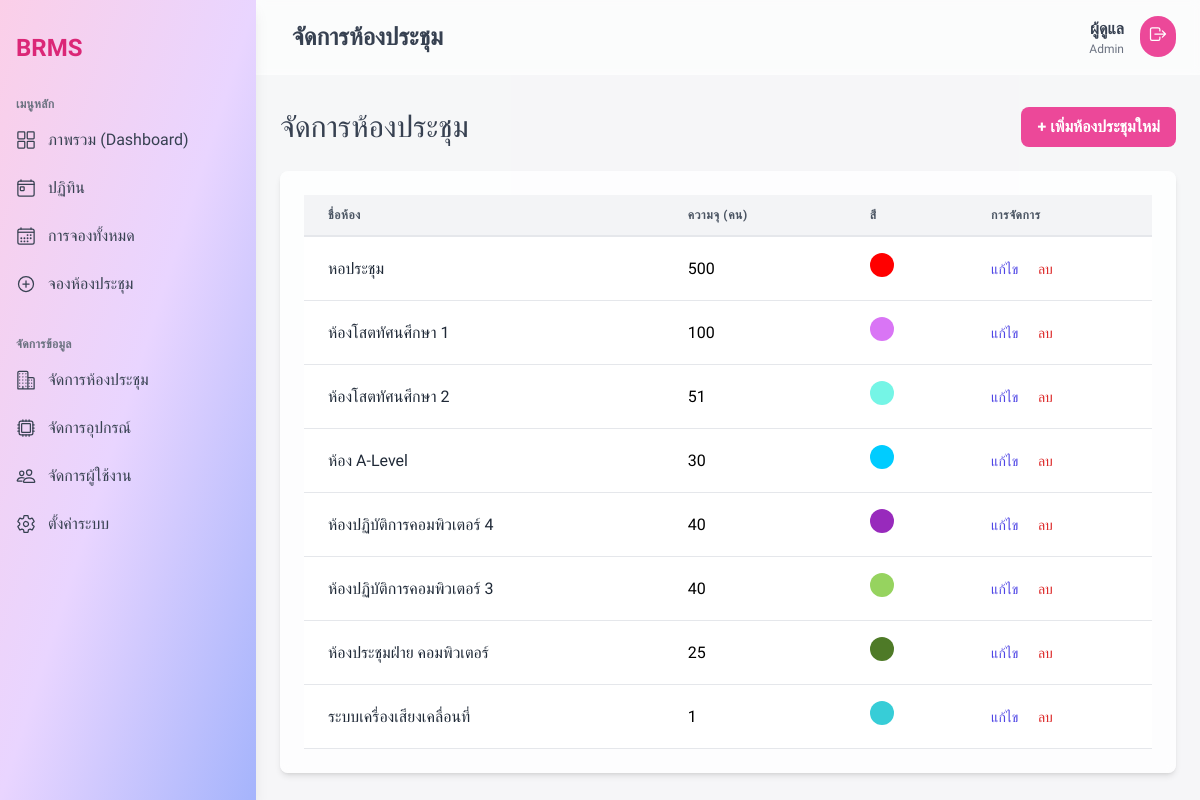
The page /roomcontroller/index (signed in) on the database its author committed.
### tables this page shows
CREATE TABLE `rooms` (
  `id` int NOT NULL,
  `name` varchar(255) NOT NULL,
  `capacity` int NOT NULL,
  `description` text,
  `created_at` timestamp NOT NULL DEFAULT CURRENT_TIMESTAMP,
  `updated_at` timestamp NOT NULL DEFAULT CURRENT_TIMESTAMP ON UPDATE CURRENT_TIMESTAMP,
  `color` varchar(7) DEFAULT '#000000'
);

### app/controllers/RoomController.php (called while the page is built, shortened)
<?php
class RoomController extends Controller {
    public function __construct(){
        $this->roomModel = $this->model('Room');
    }
    public function index(){
        $rooms = $this->roomModel->getRooms();
        $data = [
            'title' => 'จัดการห้องประชุม',
            'rooms' => $rooms
        ];
        $this->view('rooms/index', $data);
    }
}

### app/core/App.php (called while the page is built, shortened)
<?php
class App {
    protected $currentMethod = 'index';
    public function __construct(){
        $url = $this->getUrl();
        if(isset($url[0]) && file_exists(APPROOT . '/controllers/' . ucwords($url[0]) . '.php')){
            unset($url[0]);
        }
        $this->currentController = new $this->currentController;
        if(isset($url[1])){
            if(method_exists($this->currentController, $url[1])){
                $this->currentMethod = $url[1];
                unset($url[1]);
            }
        }
        $this->params = $url ? array_values($url) : [];
        call_user_func_array([$this->currentController, $this->currentMethod], $this->params);
    }
    public function getUrl(){
        if(isset($_GET['url'])){
            $url = rtrim($_GET['url'], '/');
            $url = filter_var($url, FILTER_SANITIZE_URL);
            $url = explode('/', $url);
            return $url;
        }
    }
}

### public/index.php (called while the page is built, shortened)
<?php
$init = new App;

### app/core/Database.php (called while the page is built, shortened)
<?php
class Database {
    private $host = DB_HOST;
    private $user = DB_USER;
    private $pass = DB_PASS;
    private $dbname = DB_NAME;
    private $dbh;
    private $stmt;
    public function __construct(){
        $dsn = 'mysql:host=' . $this->host . ';dbname=' . $this->dbname . ';charset=utf8mb4';
        $options = array(
            PDO::ATTR_PERSISTENT => true,
            PDO::ATTR_ERRMODE => PDO::ERRMODE_EXCEPTION,
            PDO::ATTR_DEFAULT_FETCH_MODE => PDO::FETCH_OBJ
        );
        try{
            $this->dbh = new PDO($dsn, $this->user, $this->pass, $options);
        } catch(PDOException $e){
            $this->error = $e->getMessage();
            echo $this->error;
        }
    }
    public function query($sql){
        $this->stmt = $this->dbh->prepare($sql);
    }
    public function execute(){
        return $this->stmt->execute();
    }
    public function resultSet(){
        $this->execute();
        return $this->stmt->fetchAll();
    }
}

### app/models/Room.php (called while the page is built, shortened)
<?php
class Room {
    private $db;
    public function __construct(){
        $this->db = new Database;
    }
    public function getRooms(){
        $this->db->query('SELECT * FROM rooms ORDER BY id ASC');
        return $this->db->resultSet();
    }
}

### app/views/rooms/index.php (the view)
<?php require APPROOT . '/views/templates/layout_admin/header.php'; ?>
<div class="flex justify-between items-center mb-6">
    <h3 class="text-gray-700 text-3xl font-medium"><?php echo $data['title']; ?></h3>
    <a href="<?php echo URLROOT; ?>/roomcontroller/create" class="bg-pink-500 text-white font-bold py-2 px-4 rounded-lg hover:bg-pink-600 transition duration-300">
        + เพิ่มห้องประชุมใหม่
    </a>
</div>
<div class="bg-white/80 backdrop-blur-sm rounded-lg shadow-md p-6">
    <div class="overflow-x-auto">
        <table class="min-w-full">
            <thead class="bg-gray-100">
                <tr>
                    <th class="px-6 py-3 border-b-2 border-gray-200 text-left text-xs font-semibold text-gray-600 uppercase tracking-wider">ชื่อห้อง</th>
                    <th class="px-6 py-3 border-b-2 border-gray-200 text-left text-xs font-semibold text-gray-600 uppercase tracking-wider">ความจุ (คน)</th>
                    <th class="px-6 py-3 border-b-2 border-gray-200 text-left text-xs font-semibold text-gray-600 uppercase tracking-wider">สี</th>
                    <th class="px-6 py-3 border-b-2 border-gray-200 text-left text-xs font-semibold text-gray-600 uppercase tracking-wider">การจัดการ</th>
                </tr>
            </thead>
            <tbody class="bg-white">
                <?php foreach($data['rooms'] as $room) : ?>
                <tr>
                    <td class="px-6 py-4 whitespace-nowrap border-b border-gray-200">
                        <span class="font-medium text-gray-800"><?php echo $room->name; ?></span>
                    </td>
                    <td class="px-6 py-4 whitespace-nowrap border-b border-gray-200">
                        <?php echo $room->capacity; ?>
                    </td>
                    <td class="px-6 py-4 whitespace-nowrap border-b border-gray-200">
                        <span class="w-6 h-6 rounded-full inline-block" style="background-color: <?php echo $room->color; ?>"></span>
                    </td>
                    <td class="px-6 py-4 whitespace-nowrap border-b border-gray-200 text-sm font-medium">
                        <a href="<?php echo URLROOT; ?>/roomcontroller/edit/<?php echo $room->id; ?>" class="text-indigo-600 hover:text-indigo-900">แก้ไข</a>
                        <form action="<?php echo URLROOT; ?>/roomcontroller/delete/<?php echo $room->id; ?>" method="post" class="inline-block ml-4" onsubmit="return confirm('คุณแน่ใจว่าต้องการลบห้องนี้?');">
                            <button type="submit" class="text-red-600 hover:text-red-900">ลบ</button>
                        </form>
                    </td>
                </tr>
                <?php endforeach; ?>
            </tbody>
        </table>
    </div>
</div>
<?php require APPROOT . '/views/templates/layout_admin/footer.php'; ?>

### app/core/Controller.php (shortened to what this page needs)
<?php
class Controller
{
    public function model($model)
    {
        return new $model();
    }
    public function view($view, $data = [])
    {
        if (file_exists(APPROOT . '/views/' . $view . '.php')) {
            require_once APPROOT . '/views/' . $view . '.php';
        } else {
            die('View does not exist: ' . APPROOT . '/views/' . $view . '.php');
        }
    }
}

### app/views/templates/layout_admin/header.php (shortened to what this page needs)
<!DOCTYPE html>
<html lang="th">
<head>
    <script src="https://cdn.tailwindcss.com"></script>
</head>
<body class="bg-gradient-to-br from-pink-100 via-purple-100 to-indigo-200">
<div class="flex h-screen bg-gray-50">
    <?php require APPROOT . '/views/templates/layout_admin/sidebar.php'; ?>
    <div class="flex-1 flex flex-col overflow-hidden">
        <?php require APPROOT . '/views/templates/layout_admin/navbar.php'; ?>
        <main class="flex-1 overflow-x-hidden overflow-y-auto bg-gray-100/50">
            <div class="container mx-auto px-6 py-8">

### app/views/templates/layout_admin/sidebar.php (shortened to what this page needs)
<div id="sidebar" class="fixed inset-y-0 left-0 z-30 w-64 px-4 py-8 overflow-y-auto bg-gradient-to-br from-pink-200 via-purple-200 to-indigo-300 backdrop-blur-lg shadow-lg transform -translate-x-full md:relative md:translate-x-0 transition-transform duration-200 ease-in-out">
    <div class="flex items-center justify-between">
        <a href="<?php echo URLROOT; ?>/pagecontroller/dashboard" class="text-2xl font-bold text-pink-600">
            BRMS
        </a>
    </div>
    <nav class="mt-8">
        <h3 class="text-xs font-semibold text-gray-500 uppercase tracking-wide">เมนูหลัก</h3>
        <div class="mt-2 -mx-3">
            <a href="<?php echo URLROOT; ?>/pagecontroller/dashboard" class="flex justify-between items-center px-3 py-2 text-gray-700 rounded-lg hover:bg-pink-200/50">
                <span class="flex items-center">
                    <ion-icon name="grid-outline" class="w-5 h-5"></ion-icon>
                    <span class="mx-3 font-medium">ภาพรวม (Dashboard)</span>
                </span>
            </a>
            <a href="<?php echo URLROOT; ?>/calendarcontroller/index" class="flex justify-between items-center px-3 py-2 mt-2 text-gray-700 rounded-lg hover:bg-pink-200/50">
                 <span class="flex items-center">
                    <ion-icon name="today-outline" class="w-5 h-5"></ion-icon>
                    <span class="mx-3 font-medium">ปฏิทิน</span>
                </span>
            </a>
            <a href="<?php echo URLROOT; ?>/bookingcontroller/index" class="flex justify-between items-center px-3 py-2 mt-2 text-gray-700 rounded-lg hover:bg-pink-200/50">
                 <span class="flex items-center">
                    <ion-icon name="calendar-outline" class="w-5 h-5"></ion-icon>
                    <span class="mx-3 font-medium">การจองทั้งหมด</span>
                </span>
            </a>
             <a href="<?php echo URLROOT; ?>/bookingcontroller/create" class="flex justify-between items-center px-3 py-2 mt-2 text-gray-700 rounded-lg hover:bg-pink-200/50">
                 <span class="flex items-center">
                    <ion-icon name="add-circle-outline" class="w-5 h-5"></ion-icon>
                    <span class="mx-3 font-medium">จองห้องประชุม</span>
                </span>
            </a>
        </div>
        <?php if(isset($_SESSION['user_role']) && $_SESSION['user_role'] == 'admin') : ?>
        <h3 class="mt-8 text-xs font-semibold text-gray-500 uppercase tracking-wide">จัดการข้อมูล</h3>
        <div class="mt-2 -mx-3">
            <a href="<?php echo URLROOT; ?>/roomcontroller/index" class="flex justify-between items-center px-3 py-2 text-gray-700 rounded-lg hover:bg-pink-200/50">
                <span class="flex items-center">
                    <ion-icon name="business-outline" class="w-5 h-5"></ion-icon>
                    <span class="mx-3 font-medium">จัดการห้องประชุม</span>
                </span>
            </a>
            <a href="<?php echo URLROOT; ?>/equipmentcontroller/index" class="flex justify-between items-center px-3 py-2 mt-2 text-gray-700 rounded-lg hover:bg-pink-200/50">
                 <span class="flex items-center">
                    <ion-icon name="hardware-chip-outline" class="w-5 h-5"></ion-icon>
                    <span class="mx-3 font-medium">จัดการอุปกรณ์</span>
                </span>
            </a>
             <a href="<?php echo URLROOT; ?>/usercontroller/index" class="flex justify-between items-center px-3 py-2 mt-2 text-gray-700 rounded-lg hover:bg-pink-200/50">
                 <span class="flex items-center">
                    <ion-icon name="people-outline" class="w-5 h-5"></ion-icon>
                    <span class="mx-3 font-medium">จัดการผู้ใช้งาน</span>
                </span>
            </a>
            <a href="<?php echo URLROOT; ?>/settingcontroller/index" class="flex justify-between items-center px-3 py-2 mt-2 text-gray-700 rounded-lg hover:bg-pink-200/50">
                 <span class="flex items-center">
                    <ion-icon name="settings-outline" class="w-5 h-5"></ion-icon>
                    <span class="mx-3 font-medium">ตั้งค่าระบบ</span>
                </span>
            </a>
        </div>
        <?php endif; ?>
    </nav>
</div>

### app/views/templates/layout_admin/navbar.php (shortened to what this page needs)
<header class="flex items-center justify-between px-6 py-4 bg-white/40 backdrop-blur-sm border-b-2 border-white/20">
    <div class="flex items-center">
        <h1 class="relative text-2xl font-semibold text-gray-700 ml-3"><?php echo $data['title']; ?></h1>
    </div>
    <div class="flex items-center">
        <div class="text-right mr-4 hidden sm:block">
            <p class="font-semibold text-gray-700"><?php echo $_SESSION['user_first_name']; ?></p>
            <p class="text-xs text-gray-500 capitalize"><?php echo $_SESSION['user_role']; ?></p>
        </div>
        <a href="<?php echo URLROOT; ?>/usercontroller/logout" class="block bg-pink-500 text-white p-2 rounded-full text-sm font-medium hover:bg-pink-600" title="ออกจากระบบ">
            <ion-icon name="log-out-outline" class="w-5 h-5"></ion-icon>
        </a>
    </div>
</header>

### app/views/templates/layout_admin/footer.php (shortened to what this page needs)
            </div>
        </main>
    </div>
</div>
</body>
</html>

### app/views/templates/layout_admin/header.php (style rules this page uses)
body { font-family: 'Prompt', sans-serif; }

### rows shown on the page
rooms: name "หอประชุม", capacity "500"
rooms: name "ห้องโสตทัศนศึกษา 1", capacity "100"
rooms: name "ห้องโสตทัศนศึกษา 2", capacity "51"
rooms: name "ห้อง A-Level", capacity "30"
rooms: name "ห้องปฏิบัติการคอมพิวเตอร์ 4", capacity "40"
rooms: name "ห้องปฏิบัติการคอมพิวเตอร์ 3", capacity "40"
rooms: name "ห้องประชุมฝ่าย คอมพิวเตอร์", capacity "25"
rooms: name "ระบบเครื่องเสียงเคลื่อนที่", capacity "1"

### other values the page prints
$data['title'] "จัดการห้องประชุม"
$_SESSION['user_first_name'] "ผู้ดูแล"
$_SESSION['user_role'] "Admin"
